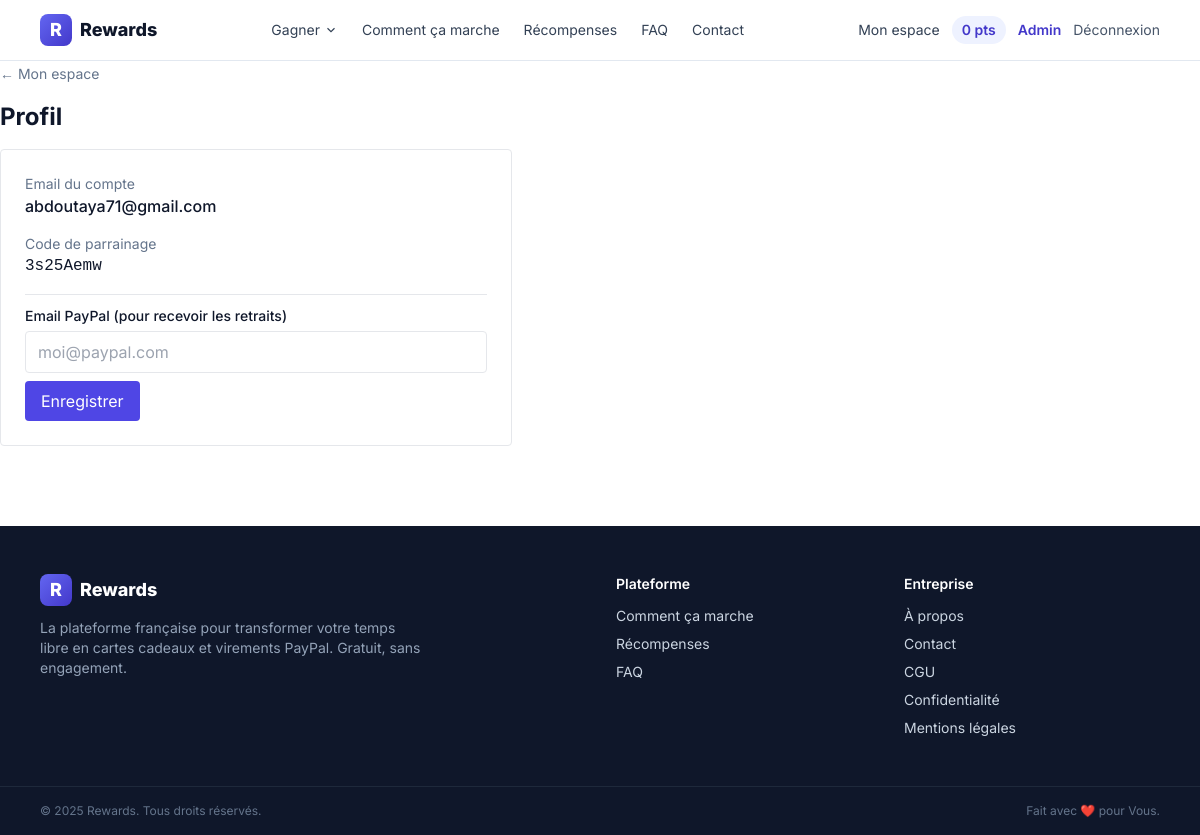
The page /me/profile (signed in) on the database its author committed.
### models.py (models this page shows, shortened)
class User(UserMixin, db.Model):
    __tablename__ = "users"
    id = db.Column(db.Integer, primary_key=True)
    email = db.Column(db.String(255), unique=True, nullable=False, index=True)
    password_hash = db.Column(db.String(255), nullable=False)
    points_balance = db.Column(db.Integer, default=0, nullable=False)
    referral_code = db.Column(db.String(16), unique=True, default=_gen_referral_code, nullable=False)
    referred_by_id = db.Column(db.Integer, db.ForeignKey("users.id"), nullable=True)
    paypal_email = db.Column(db.String(255), nullable=True)
    is_admin = db.Column(db.Boolean, default=False, nullable=False)
    created_at = db.Column(db.DateTime, default=datetime.utcnow, nullable=False)
    transactions = db.relationship("PointTransaction", backref="user", lazy="dynamic")
    completions = db.relationship("Completion", backref="user", lazy="dynamic")
    withdrawals = db.relationship("Withdrawal", backref="user", lazy="dynamic")

### dashboard/routes.py (the view, shortened to what this page needs)
@dashboard_bp.route("/profile", methods=["GET", "POST"])
@login_required
def profile():
    return render_template("dashboard/profile.html")

### platforms/registry.py (called while the page is built)
def all_platforms(include_disabled: bool = False):
    return [p for p in PLATFORMS if include_disabled or p["enabled"]]

### templates/dashboard/profile.html (shortened to what this page needs)
{% extends "base.html" %}
{% block content %}
<a href="{{ url_for('dashboard.home') }}" class="text-sm text-slate-500 hover:underline">← Mon espace</a>
<h1 class="text-2xl font-bold my-4">Profil</h1>
<div class="bg-white border rounded p-6 max-w-lg space-y-4">
  <div>
    <div class="text-sm text-slate-500">Email du compte</div>
    <div class="font-medium">{{ current_user.email }}</div>
  </div>
  <div>
    <div class="text-sm text-slate-500">Code de parrainage</div>
    <div class="font-mono">{{ current_user.referral_code }}</div>
  </div>
  <form method="post" class="pt-2 border-t">
    <label class="block mb-2">
      <span class="text-sm font-medium">Email PayPal (pour recevoir les retraits)</span>
      <input type="email" name="paypal_email"
             value="{{ current_user.paypal_email or '' }}"
             placeholder="moi@paypal.com"
             class="mt-1 w-full border rounded px-3 py-2">
    </label>
    <button class="bg-indigo-600 text-white px-4 py-2 rounded hover:bg-indigo-700">
      Enregistrer
    </button>
  </form>
</div>
{% endblock %}

### templates/base.html (shortened to what this page needs)
<!doctype html>
<html lang="fr">
<head>
  <script src="https://cdn.tailwindcss.com"></script>
</head>
<body class="bg-white text-slate-900 min-h-screen flex flex-col">
<header class="bg-white/90 backdrop-blur border-b border-slate-200 sticky top-0 z-40">
  <div class="max-w-6xl mx-auto px-4 py-3 flex items-center justify-between">
    <a href="{{ url_for('index') }}" class="flex items-center gap-2 font-extrabold text-lg">
      <span class="inline-flex w-8 h-8 rounded-lg bg-gradient-to-br from-brand-500 to-brand-700 text-white items-center justify-center">R</span>
      <span>Rewards</span>
    </a>
    <nav class="hidden md:flex items-center gap-6 text-sm">
      <div class="relative group">
        <button class="text-slate-700 hover:text-brand-700 inline-flex items-center gap-1 py-2">
          Gagner
          <svg width="14" height="14" viewBox="0 0 24 24" fill="none" stroke="currentColor" stroke-width="2"><path d="M6 9l6 6 6-6"/></svg>
        </button>
      </div>
      <a href="{{ url_for('pages.how_it_works') }}" class="text-slate-700 hover:text-brand-700">Comment ça marche</a>
      <a href="{{ url_for('pages.rewards') }}" class="text-slate-700 hover:text-brand-700">Récompenses</a>
      <a href="{{ url_for('pages.faq') }}" class="text-slate-700 hover:text-brand-700">FAQ</a>
      <a href="{{ url_for('pages.contact') }}" class="text-slate-700 hover:text-brand-700">Contact</a>
    </nav>
    <div class="hidden md:flex items-center gap-3 text-sm">
      {% if current_user.is_authenticated %}
        <a href="{{ url_for('dashboard.home') }}" class="text-slate-700 hover:text-brand-700">Mon espace</a>
        <a href="{{ url_for('dashboard.home') }}" class="px-2.5 py-1 rounded-full bg-brand-50 text-brand-700 font-semibold">{{ current_user.points_balance }} pts</a>
        {% if current_user.is_admin %}
          <a href="{{ url_for('admin.dashboard') }}" class="text-brand-700 font-semibold">Admin</a>
        {% endif %}
        <a href="{{ url_for('auth.logout') }}" class="text-slate-600 hover:text-brand-700">Déconnexion</a>
      {% else %}
        <a href="{{ url_for('auth.login') }}" class="text-slate-700 hover:text-brand-700">Connexion</a>
        <a href="{{ url_for('auth.signup') }}" class="bg-brand-600 text-white px-4 py-2 rounded-lg font-semibold hover:bg-brand-700 shadow-sm">Commencer gratuitement</a>
      {% endif %}
    </div>
  </div>
</header>
<main class="flex-1">
  {% block content %}{% endblock %}
</main>
{% include 'partials/footer.html' %}
</body>
</html>

### templates/base.html (style rules this page uses)
body { font-family: 'Inter', system-ui, sans-serif; }

### rows shown on the page
User: points_balance "0", email "abdoutaya71@gmail.com", referral_code "3s25Aemw"
